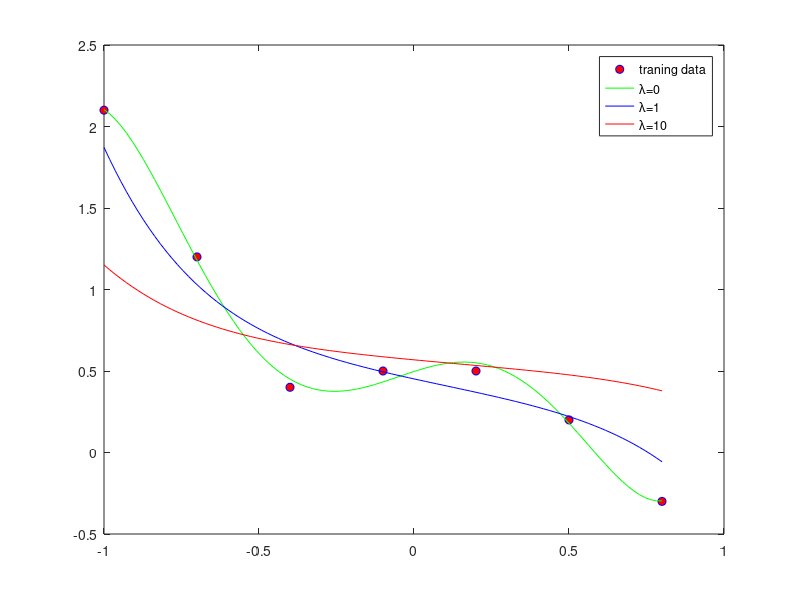

Write MATLAB code to recreate this figure.
clc,clear
%加载数据
%x = load('ex5Linx.dat');
%y = load('ex5Liny.dat');
x = [-1 -0.7 -0.4 -0.1 0.2 0.5 0.8]';
y = [2.1 1.2 0.4 0.5 0.5 0.2 -0.3]';
%显示原始数据
plot(x,y,'o','MarkerEdgeColor','b','MarkerFaceColor','r')

%将特征值变成训练样本矩阵
x = [ones(length(x),1) x x.^2 x.^3 x.^4 x.^5];
[m n] = size(x);
n = n -1;

%计算参数sidta，并且绘制出拟合曲线
rm = diag([0;ones(n,1)]);%lamda后面的矩阵
lamda = [0 1 10]';
colortype = {'g','b','r'};
sida = zeros(n+1,3);
xrange = linspace(min(x(:,2)),max(x(:,2)))';
hold on;
for i = 1:3
    sida(:,i) = inv(x'*x+lamda(i).*rm)*x'*y;%计算参数sida
    norm_sida = norm(sida)
    yrange = [ones(size(xrange)) xrange xrange.^2 xrange.^3,...
        xrange.^4 xrange.^5]*sida(:,i);
    plot(xrange',yrange,char(colortype(i)))
    hold on
end
legend('traning data', '\lambda=0', '\lambda=1','\lambda=10')%注意转义字符的使用方法
hold off
